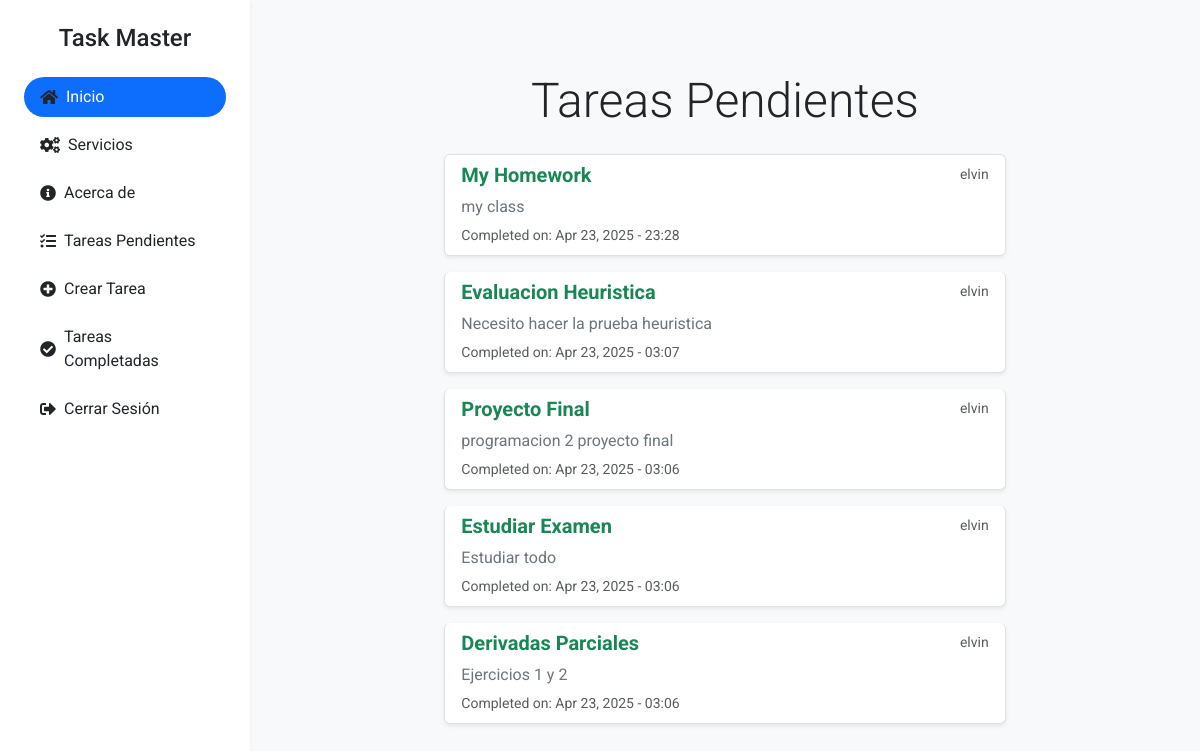
The app's page /task_completed/ (signed in) with its own data.
### tasks/models.py (models this page shows, shortened)
class Task(models.Model):
    title = models.CharField(max_length=200)
    description = models.TextField(blank=True)
    created = models.DateTimeField(auto_now_add=True)
    datecompleted = models.DateTimeField(null=True, blank=True)
    important = models.BooleanField(default=False)
    user = models.ForeignKey(User, on_delete=models.CASCADE)

### tasks/views.py (the view)
# urls.py: path('task_completed/', views.task_completed, name='task_completed'),
@login_required
def task_completed(request):
    tasks = Task.objects.filter(user=request.user, datecompleted__isnull=False).order_by('-datecompleted')
    return render(request,'tasks.html', {'tasks': tasks})

### tasks/templates/tasks.html
{% extends 'base.html' %}
{% block content %}
<main class="container py-5">
    <div class="row justify-content-center">
      <div class="col-md-8">
        <h1 class="text-center display-5 mb-4">Tareas Pendientes</h1>
        <div class="list-group">
          {% for task in tasks %}
          <a href="{% url 'task_detail' task.id %}" class="list-group-item list-group-item-action mb-3 shadow-sm rounded">
            <header class="d-flex justify-content-between align-items-center mb-2">
              <h5 class="mb-0 {% if task.important %}text-success fw-bold{% else %}fw-semibold{% endif %}">
                {{ task.title }}
              </h5>
              <small class="text-muted">{{ task.user.username }}</small>
            </header>
            <p class="mb-1 text-secondary">{{ task.description }}</p>
            {% if task.datecompleted %}
            <small class="text-muted">Completed on: {{ task.datecompleted|date:'M d, Y - H:i' }}</small>
            {% endif %}
          </a>
          {% endfor %}
        </div>
      </div>
    </div>
  </main>
{% endblock %}

### tasks/templates/base.html (shortened to what this page needs)
{% load static %}
<!DOCTYPE html>
<html lang="es">
<head>
  <link href="https://cdn.jsdelivr.net/npm/bootstrap@5.3.3/dist/css/bootstrap.min.css" rel="stylesheet">
  <link rel="stylesheet" href="https://cdnjs.cloudflare.com/ajax/libs/font-awesome/5.15.3/css/all.min.css"/>
</head>
<body class="d-flex flex-column flex-md-row min-vh-100 bg-light" style="font-family: 'Roboto', sans-serif;">
  <nav class="d-none d-md-flex flex-column bg-white text-dark p-4 shadow-sm" style="width: 250px;">
    <h4 class="text-center mb-4">Task Master</h4>
    <ul class="nav nav-pills flex-column gap-2">
      <li class="nav-item">
        <a class="nav-link active rounded-pill d-flex align-items-center gap-2" href="/">
          <i class="fas fa-home text-dark"></i> Inicio
        </a>
      </li>
      <li class="nav-item">
        <a class="nav-link text-dark rounded-pill d-flex align-items-center gap-2" href="#">
          <i class="fas fa-cogs text-dark"></i> Servicios
        </a>
      </li>
      <li class="nav-item">
        <a class="nav-link text-dark rounded-pill d-flex align-items-center gap-2" href="#">
          <i class="fas fa-info-circle text-dark"></i> Acerca de
        </a>
      </li>
      {% if user.is_authenticated %}
      <li class="nav-item">
        <a class="nav-link text-dark rounded-pill d-flex align-items-center gap-2" href="/tasks">
          <i class="fas fa-tasks text-dark"></i> Tareas Pendientes
        </a>
      </li>
      <li class="nav-item">
        <a class="nav-link text-dark rounded-pill d-flex align-items-center gap-2" href="/tasks/create">
          <i class="fas fa-plus-circle text-dark"></i> Crear Tarea
        </a>
      </li>
      <li class="nav-item">
        <a class="nav-link text-dark rounded-pill d-flex align-items-center gap-2" href="/task_completed/">
          <i class="fas fa-check-circle text-dark"></i> Tareas Completadas
        </a>
      </li>
      <li class="nav-item">
        <a class="nav-link text-dark rounded-pill d-flex align-items-center gap-2" href="/logout">
          <i class="fas fa-sign-out-alt text-dark"></i> Cerrar Sesión
        </a>
      </li>
      {% endif %}
    </ul>
  </nav>
  <main class="flex-grow-1 p-4">
    <div class="container">
      {% block content %}
      {% endblock %}
    </div>
  </main>
</body>
</html>

### records on screen
Task: title "My Homework", user.username "elvin", description "my class", datecompleted "Apr 23, 2025 - 23:28"
Task: title "Evaluacion Heuristica", user.username "elvin", description "Necesito hacer la prueba heuristica", datecompleted "Apr 23, 2025 - 03:07"
Task: title "Proyecto Final", user.username "elvin", description "programacion 2 proyecto final", datecompleted "Apr 23, 2025 - 03:06"
Task: title "Estudiar Examen", user.username "elvin", description "Estudiar todo", datecompleted "Apr 23, 2025 - 03:06"
Task: title "Derivadas Parciales", user.username "elvin", description "Ejercicios 1 y 2", datecompleted "Apr 23, 2025 - 03:06"
